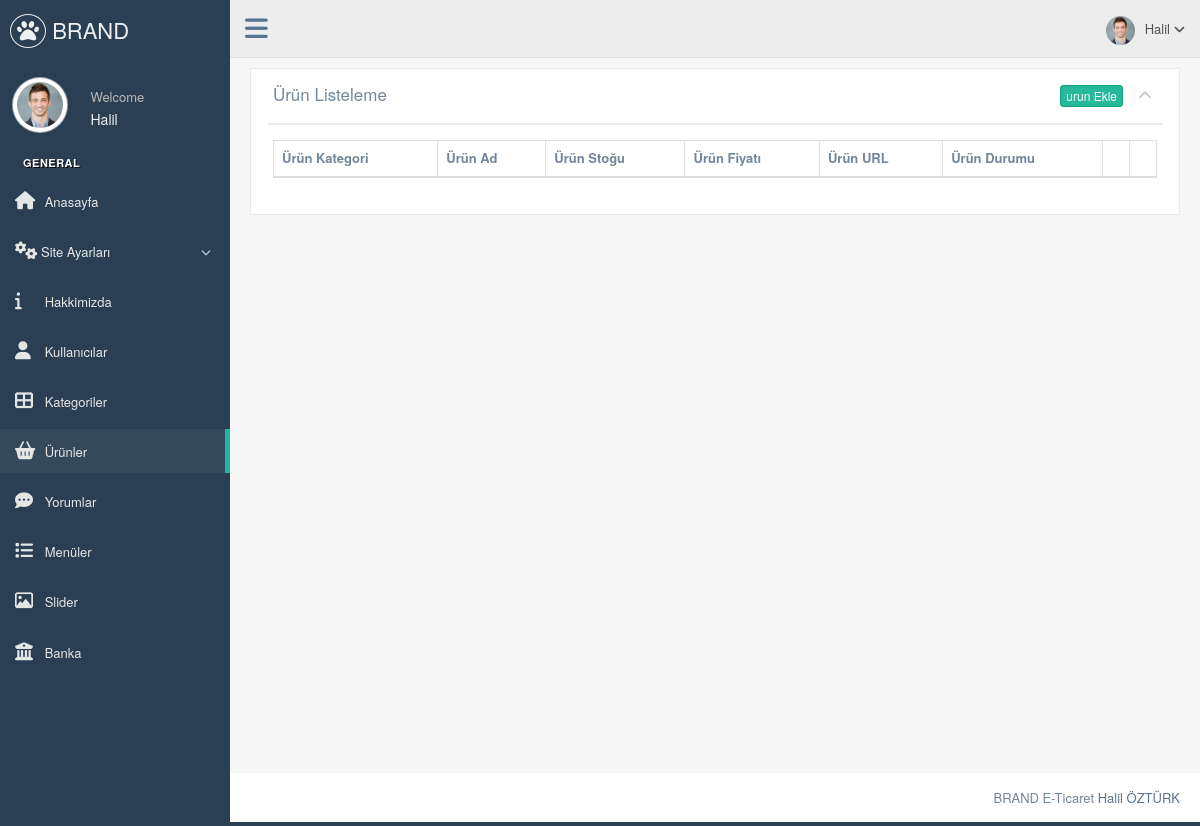
The app's page /nedmin/production/urun.php (signed in), older data.
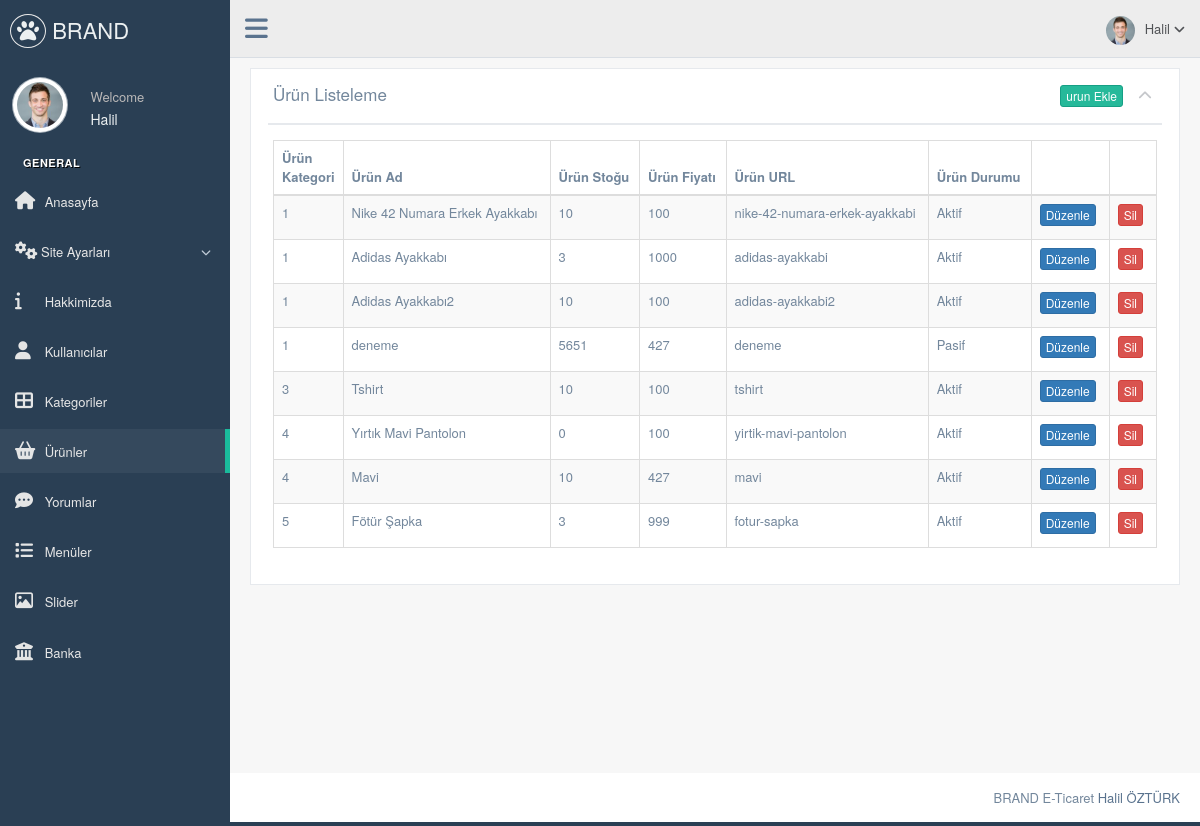
The same page, newer data.
### tables this page shows
CREATE TABLE `urun` (
  `urun_id` int(11) NOT NULL,
  `kategori_id` int(11) NOT NULL,
  `urun_zaman` date NOT NULL DEFAULT current_timestamp(),
  `urun_ad` varchar(250) NOT NULL,
  `urun_seourl` varchar(250) NOT NULL,
  `urun_detay` text NOT NULL,
  `urun_fiyat` float(9,2) NOT NULL,
  `urun_keyboard` varchar(250) NOT NULL,
  `urun_stok` int(11) NOT NULL,
  `urun_durum` enum('0','1') NOT NULL DEFAULT '1',
  `urun_onecikar` enum('0','1') NOT NULL DEFAULT '0'
);

### nedmin/production/urun.php (the view, shortened to what this page needs)
<?php
include 'header.php';
$urunsor=$db->prepare("SELECT * FROM urun ORDER BY kategori_id ASC");
$urunsor->execute();
?>
<div class="right_col" role="main">
  <div class="">
    <div class="row">
      <div class="col-md-12 col-sm-12 col-xs-12">
        <div class="x_panel">
          <div class="x_title">
            <h2>Ürün Listeleme </h2>
            <ul class="nav navbar-right panel_toolbox">
              <li>
                <a href="urun-ekle.php"><button class="btn btn-success btn-xs">urun Ekle</button></a>
              </li>
              <li><a class="collapse-link"><i class="fa fa-chevron-up"></i></a>
              </li>
            </ul>
            <div class="clearfix"></div>
          </div>
          <div class="x_content">
            <table id="datatable-responsive" class="table table-striped table-bordered dt-responsive nowrap" cellspacing="0" width="100%">
              <thead>
                <tr>
                  <th>Ürün Kategori</th>
                  <th>Ürün Ad</th>
                  <th>Ürün Stoğu</th>
                  <th>Ürün Fiyatı</th>
                  <th>Ürün URL</th>
                  <th>Ürün Durumu</th>
                  <th></th>
                  <th></th>
                </tr>
              </thead>
              <tbody>
                <?php
                while($uruncek=$urunsor->fetch(PDO::FETCH_ASSOC)) {?>
                  <tr>
                    <td width="5%"><?php echo $uruncek['kategori_id'] ?></td>
                    <td><?php echo $uruncek['urun_ad'] ?></td>
                    <td><?php echo $uruncek['urun_stok'] ?></td>
                    <td><?php echo $uruncek['urun_fiyat'] ?></td>
                    <td><?php echo $uruncek['urun_seourl'] ?></td>
                    <td><?php echo ($uruncek['urun_durum'])=='1'?"Aktif":"Pasif" ?></td>
                    <td width="5%"><center><a href="urun-duzenle.php?urun_id=<?php echo $uruncek['urun_id']; ?>"><button class="btn btn-primary btn-xs">Düzenle</button></a></center></td>
                    <td width="5%"><center><a href="../netting/islem.php?urun_id=<?php echo $uruncek['urun_id']; ?>&urunsil=ok"><button class="btn btn-danger btn-xs">Sil</button></a></center></td>
                  </tr>
                <?php  }
                ?>
              </tbody>
            </table>
          </div>
        </div>
      </div>
    </div>
  </div>
</div>
<?php include 'footer.php'; ?>

Row changes from the older to the newer data that the page shows:
added urun: kategori "1", urun_ad "Nike 42 Numara Erkek Ayakkabı", urun_stok "10", urun_fiyat "100", urun_seourl "nike-42-numara-erkek-ayakkabi", urun_durum "Aktif"
added urun: kategori "1", urun_ad "Adidas Ayakkabı", urun_stok "3", urun_fiyat "1000", urun_seourl "adidas-ayakkabi", urun_durum "Aktif"
added urun: kategori "1", urun_ad "Adidas Ayakkabı2", urun_stok "10", urun_fiyat "100", urun_seourl "adidas-ayakkabi2", urun_durum "Aktif"
added urun: kategori "1", urun_ad "deneme", urun_stok "5651", urun_fiyat "427", urun_seourl "deneme", urun_durum "Pasif"
added urun: kategori "3", urun_ad "Tshirt", urun_stok "10", urun_fiyat "100", urun_seourl "tshirt", urun_durum "Aktif"
added urun: kategori "4", urun_ad "Yırtık Mavi Pantolon", urun_stok "0", urun_fiyat "100", urun_seourl "yirtik-mavi-pantolon", urun_durum "Aktif"
added urun: kategori "4", urun_ad "Mavi", urun_stok "10", urun_fiyat "427", urun_seourl "mavi", urun_durum "Aktif"
added urun: kategori "5", urun_ad "Fötür Şapka", urun_stok "3", urun_fiyat "999", urun_seourl "fotur-sapka", urun_durum "Aktif"
